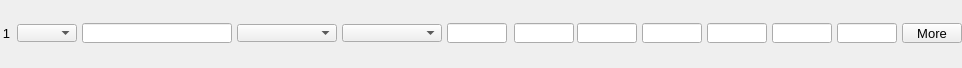
    <widget class="PyDMFrame" name="composite">
      <property name="geometry">
        <rect>
          <x>8</x>
          <y>86</y>
          <width>962</width>
          <height>68</height>
        </rect>
      </property>
      <widget class="PyDMEnumComboBox" name="menu">
        <property name="geometry">
          <rect>
            <x>17</x>
            <y>24</y>
            <width>60</width>
            <height>18</height>
          </rect>
        </property>
        <property name="toolTip">
          <string>${P}${O1}Use</string>
        </property>
        <property name="channel" stdset="0">
          <string>ca://${P}${O1}Use</string>
        </property>
        <property name="font" stdset="0">
          <font>
            <pointsize>10</pointsize>
          </font>
        </property>
        <property name="styleSheet">
          <string notr="true">PyDMEnumComboBox#menu {
  color: rgb(0, 0, 0);
  background-color: rgb(115, 223, 255);
  }</string>
        </property>
      </widget>
      <widget class="PyDMLabel" name="text_update">
        <property name="geometry">
          <rect>
            <x>17</x>
            <y>0</y>
            <width>60</width>
            <height>18</height>
          </rect>
        </property>
        <property name="toolTip">
          <string>PV: ${P}${O1}Use_RBV</string>
        </property>
        <property name="channel" stdset="0">
          <string>ca://${P}${O1}Use_RBV</string>
        </property>
        <property name="font" stdset="0">
          <font>
            <pointsize>10</pointsize>
          </font>
        </property>
        <property name="alignment">
          <set>Qt::AlignCenter</set>
        </property>
        <property name="textInteractionFlags">
          <set>Qt::TextSelectableByKeyboard|Qt::TextSelectableByMouse</set>
        </property>
        <property name="styleSheet">
          <string notr="true">PyDMLabel#text_update {
  color: rgb(10, 0, 184);
  background-color: rgb(70, 70, 70);
  }</string>
        </property>
      </widget>
      <widget class="PyDMLineEdit" name="text_entry">
        <property name="geometry">
          <rect>
            <x>82</x>
            <y>23</y>
            <width>150</width>
            <height>20</height>
          </rect>
        </property>
        <property name="channel" stdset="0">
          <string>ca://${P}${O1}Name</string>
        </property>
        <property name="toolTip">
          <string>${P}${O1}Name</string>
        </property>
        <property name="font" stdset="0">
          <font>
            <pointsize>10</pointsize>
          </font>
        </property>
        <property name="styleSheet">
          <string notr="true">PyDMLineEdit#text_entry {
  color: rgb(0, 0, 0);
  background-color: rgb(115, 223, 255);
  border: 1px solid black;
  margin: 0px;
  padding: 0px;
  spacing: 0px;
  }</string>
        </property>
      </widget>
      <widget class="PyDMLabel" name="text_update_1">
        <property name="geometry">
          <rect>
            <x>82</x>
            <y>0</y>
            <width>150</width>
            <height>18</height>
          </rect>
        </property>
        <property name="toolTip">
          <string>PV: ${P}${O1}Name_RBV</string>
        </property>
        <property name="channel" stdset="0">
          <string>ca://${P}${O1}Name_RBV</string>
        </property>
        <property name="font" stdset="0">
          <font>
            <pointsize>10</pointsize>
          </font>
        </property>
        <property name="alignment">
          <set>Qt::AlignCenter</set>
        </property>
        <property name="textInteractionFlags">
          <set>Qt::TextSelectableByKeyboard|Qt::TextSelectableByMouse</set>
        </property>
        <property name="styleSheet">
          <string notr="true">PyDMLabel#text_update_1 {
  color: rgb(10, 0, 184);
  background-color: rgb(187, 187, 187);
  }</string>
        </property>
      </widget>
      <widget class="PyDMEnumComboBox" name="menu_1">
        <property name="geometry">
          <rect>
            <x>237</x>
            <y>24</y>
            <width>100</width>
            <height>18</height>
          </rect>
        </property>
        <property name="toolTip">
          <string>${P}${O1}Shape</string>
        </property>
        <property name="channel" stdset="0">
          <string>ca://${P}${O1}Shape</string>
        </property>
        <property name="font" stdset="0">
          <font>
            <pointsize>10</pointsize>
          </font>
        </property>
        <property name="styleSheet">
          <string notr="true">PyDMEnumComboBox#menu_1 {
  color: rgb(0, 0, 0);
  background-color: rgb(115, 223, 255);
  }</string>
        </property>
      </widget>
      <widget class="PyDMLabel" name="text_update_2">
        <property name="geometry">
          <rect>
            <x>237</x>
            <y>0</y>
            <width>100</width>
            <height>18</height>
          </rect>
        </property>
        <property name="toolTip">
          <string>PV: ${P}${O1}Shape_RBV</string>
        </property>
        <property name="channel" stdset="0">
          <string>ca://${P}${O1}Shape_RBV</string>
        </property>
        <property name="font" stdset="0">
          <font>
            <pointsize>10</pointsize>
          </font>
        </property>
        <property name="alignment">
          <set>Qt::AlignCenter</set>
        </property>
        <property name="textInteractionFlags">
          <set>Qt::TextSelectableByKeyboard|Qt::TextSelectableByMouse</set>
        </property>
        <property name="styleSheet">
          <string notr="true">PyDMLabel#text_update_2 {
  color: rgb(10, 0, 184);
  background-color: rgb(187, 187, 187);
  }</string>
        </property>
      </widget>
      <widget class="PyDMEnumComboBox" name="menu_2">
        <property name="geometry">
          <rect>
            <x>342</x>
            <y>24</y>
            <width>100</width>
            <height>18</height>
          </rect>
        </property>
        <property name="toolTip">
          <string>${P}${O1}DrawMode</string>
        </property>
        <property name="channel" stdset="0">
          <string>ca://${P}${O1}DrawMode</string>
        </property>
        <property name="font" stdset="0">
          <font>
            <pointsize>10</pointsize>
          </font>
        </property>
        <property name="styleSheet">
          <string notr="true">PyDMEnumComboBox#menu_2 {
  color: rgb(0, 0, 0);
  background-color: rgb(115, 223, 255);
  }</string>
        </property>
      </widget>
      <widget class="PyDMLabel" name="text_update_3">
        <property name="geometry">
          <rect>
            <x>342</x>
            <y>0</y>
            <width>100</width>
            <height>18</height>
          </rect>
        </property>
        <property name="toolTip">
          <string>PV: ${P}${O1}DrawMode_RBV</string>
        </property>
        <property name="channel" stdset="0">
          <string>ca://${P}${O1}DrawMode_RBV</string>
        </property>
        <property name="font" stdset="0">
          <font>
            <pointsize>10</pointsize>
          </font>
        </property>
        <property name="alignment">
          <set>Qt::AlignCenter</set>
        </property>
        <property name="textInteractionFlags">
          <set>Qt::TextSelectableByKeyboard|Qt::TextSelectableByMouse</set>
        </property>
        <property name="styleSheet">
          <string notr="true">PyDMLabel#text_update_3 {
  color: rgb(10, 0, 184);
  background-color: rgb(187, 187, 187);
  }</string>
        </property>
      </widget>
      <widget class="PyDMLineEdit" name="text_entry_1">
        <property name="geometry">
          <rect>
            <x>514</x>
            <y>23</y>
            <width>60</width>
            <height>20</height>
          </rect>
        </property>
        <property name="channel" stdset="0">
          <string>ca://${P}${O1}Green</string>
        </property>
        <property name="toolTip">
          <string>${P}${O1}Green</string>
        </property>
        <property name="font" stdset="0">
          <font>
            <pointsize>10</pointsize>
          </font>
        </property>
        <property name="styleSheet">
          <string notr="true">PyDMLineEdit#text_entry_1 {
  color: rgb(0, 0, 0);
  background-color: rgb(115, 223, 255);
  border: 1px solid black;
  margin: 0px;
  padding: 0px;
  spacing: 0px;
  }</string>
        </property>
      </widget>
      <widget class="PyDMLabel" name="text_update_4">
        <property name="geometry">
          <rect>
            <x>514</x>
            <y>0</y>
            <width>60</width>
            <height>18</height>
          </rect>
        </property>
        <property name="toolTip">
          <string>PV: ${P}${O1}Green_RBV</string>
        </property>
        <property name="channel" stdset="0">
          <string>ca://${P}${O1}Green_RBV</string>
        </property>
        <property name="font" stdset="0">
          <font>
            <pointsize>10</pointsize>
          </font>
        </property>
        <property name="alignment">
          <set>Qt::AlignCenter</set>
        </property>
        <property name="textInteractionFlags">
          <set>Qt::TextSelectableByKeyboard|Qt::TextSelectableByMouse</set>
        </property>
        <property name="styleSheet">
          <string notr="true">PyDMLabel#text_update_4 {
  color: rgb(10, 0, 184);
  background-color: rgb(187, 187, 187);
  }</string>
        </property>
      </widget>
      <widget class="PyDMLineEdit" name="text_entry_2">
        <property name="geometry">
          <rect>
            <x>577</x>
            <y>23</y>
            <width>60</width>
            <height>20</height>
          </rect>
        </property>
        <property name="channel" stdset="0">
          <string>ca://${P}${O1}Blue</string>
        </property>
        <property name="toolTip">
          <string>${P}${O1}Blue</string>
        </property>
        <property name="font" stdset="0">
          <font>
            <pointsize>10</pointsize>
          </font>
        </property>
        <property name="styleSheet">
          <string notr="true">PyDMLineEdit#text_entry_2 {
  color: rgb(0, 0, 0);
  background-color: rgb(115, 223, 255);
  border: 1px solid black;
  margin: 0px;
  padding: 0px;
  spacing: 0px;
  }</string>
        </property>
      </widget>
      <widget class="PyDMLabel" name="text_update_5">
        <property name="geometry">
          <rect>
            <x>577</x>
            <y>0</y>
            <width>60</width>
            <height>18</height>
          </rect>
        </property>
        <property name="toolTip">
          <string>PV: ${P}${O1}Blue_RBV</string>
        </property>
        <property name="channel" stdset="0">
          <string>ca://${P}${O1}Blue_RBV</string>
        </property>
        <property name="font" stdset="0">
          <font>
            <pointsize>10</pointsize>
          </font>
        </property>
        <property name="alignment">
          <set>Qt::AlignCenter</set>
        </property>
        <property name="textInteractionFlags">
          <set>Qt::TextSelectableByKeyboard|Qt::TextSelectableByMouse</set>
        </property>
        <property name="styleSheet">
          <string notr="true">PyDMLabel#text_update_5 {
  color: rgb(10, 0, 184);
  background-color: rgb(187, 187, 187);
  }</string>
        </property>
      </widget>
      <widget class="PyDMSlider" name="valuator">
        <property name="geometry">
          <rect>
            <x>642</x>
            <y>48</y>
            <width>60</width>
            <height>20</height>
          </rect>
        </property>
        <property name="channel" stdset="0">
          <string>ca://${P}${O1}PositionX</string>
        </property>
        <property name="toolTip">
          <string>${P}${O1}PositionX</string>
        </property>
        <property name="orientation" stdset="0">
          <string>Qt::Horizontal</string>
        </property>
        <property name="showLimitLabels" stdset="0">
          <bool>true</bool>
        </property>
        <property name="showValueLabel" stdset="0">
          <bool>false</bool>
        </property>
        <property name="showUnits" stdset="0">
          <bool>false</bool>
        </property>
        <property name="tickPosition" stdset="0">
          <enum>QSlider::NoTicks</enum>
        </property>
        <property name="precision" stdset="0">
          <number>1</number>
        </property>
        <property name="styleSheet">
          <string notr="true">PyDMSlider#valuator {
  color: rgb(0, 0, 0);
  background-color: rgb(115, 223, 255);
  }</string>
        </property>
      </widget>
      <widget class="PyDMLineEdit" name="text_entry_3">
        <property name="geometry">
          <rect>
            <x>642</x>
            <y>23</y>
            <width>60</width>
            <height>20</height>
          </rect>
        </property>
        <property name="channel" stdset="0">
          <string>ca://${P}${O1}PositionX</string>
        </property>
        <property name="toolTip">
          <string>${P}${O1}PositionX</string>
        </property>
        <property name="font" stdset="0">
          <font>
            <pointsize>10</pointsize>
          </font>
        </property>
        <property name="styleSheet">
          <string notr="true">PyDMLineEdit#text_entry_3 {
  color: rgb(0, 0, 0);
  background-color: rgb(115, 223, 255);
  border: 1px solid black;
  margin: 0px;
  padding: 0px;
  spacing: 0px;
  }</string>
        </property>
      </widget>
      <widget class="PyDMLabel" name="text_update_6">
        <property name="geometry">
          <rect>
            <x>642</x>
            <y>0</y>
            <width>60</width>
            <height>18</height>
          </rect>
        </property>
        <property name="toolTip">
          <string>PV: ${P}${O1}PositionX_RBV</string>
        </property>
        <property name="channel" stdset="0">
          <string>ca://${P}${O1}PositionX_RBV</string>
        </property>
        <property name="font" stdset="0">
          <font>
            <pointsize>10</pointsize>
          </font>
        </property>
        <property name="alignment">
          <set>Qt::AlignCenter</set>
        </property>
        <property name="textInteractionFlags">
          <set>Qt::TextSelectableByKeyboard|Qt::TextSelectableByMouse</set>
        </property>
        <property name="styleSheet">
          <string notr="true">PyDMLabel#text_update_6 {
  color: rgb(10, 0, 184);
  background-color: rgb(187, 187, 187);
  }</string>
        </property>
      </widget>
      <widget class="PyDMSlider" name="valuator_1">
        <property name="geometry">
          <rect>
            <x>707</x>
            <y>48</y>
            <width>60</width>
            <height>20</height>
          </rect>
        </property>
        <property name="channel" stdset="0">
          <string>ca://${P}${O1}SizeX</string>
        </property>
        <property name="toolTip">
          <string>${P}${O1}SizeX</string>
        </property>
        <property name="orientation" stdset="0">
          <string>Qt::Horizontal</string>
        </property>
        <property name="showLimitLabels" stdset="0">
          <bool>true</bool>
        </property>
        <property name="showValueLabel" stdset="0">
          <bool>false</bool>
        </property>
        <property name="showUnits" stdset="0">
          <bool>false</bool>
        </property>
        <property name="tickPosition" stdset="0">
          <enum>QSlider::NoTicks</enum>
        </property>
        <property name="precision" stdset="0">
          <number>1</number>
        </property>
        <property name="styleSheet">
          <string notr="true">PyDMSlider#valuator_1 {
  color: rgb(0, 0, 0);
  background-color: rgb(115, 223, 255);
  }</string>
        </property>
      </widget>
      <widget class="PyDMLineEdit" name="text_entry_4">
        <property name="geometry">
          <rect>
            <x>707</x>
            <y>23</y>
            <width>60</width>
            <height>20</height>
          </rect>
        </property>
        <property name="channel" stdset="0">
          <string>ca://${P}${O1}SizeX</string>
        </property>
        <property name="toolTip">
          <string>${P}${O1}SizeX</string>
        </property>
        <property name="font" stdset="0">
          <font>
            <pointsize>10</pointsize>
          </font>
        </property>
        <property name="styleSheet">
          <string notr="true">PyDMLineEdit#text_entry_4 {
  color: rgb(0, 0, 0);
  background-color: rgb(115, 223, 255);
  border: 1px solid black;
  margin: 0px;
  padding: 0px;
  spacing: 0px;
  }</string>
        </property>
      </widget>
      <widget class="PyDMLabel" name="text_update_7">
        <property name="geometry">
          <rect>
            <x>707</x>
            <y>0</y>
            <width>60</width>
            <height>18</height>
          </rect>
        </property>
        <property name="toolTip">
          <string>PV: ${P}${O1}SizeX_RBV</string>
        </property>
        <property name="channel" stdset="0">
          <string>ca://${P}${O1}SizeX_RBV</string>
        </property>
        <property name="font" stdset="0">
          <font>
            <pointsize>10</pointsize>
          </font>
        </property>
        <property name="alignment">
          <set>Qt::AlignCenter</set>
        </property>
        <property name="textInteractionFlags">
          <set>Qt::TextSelectableByKeyboard|Qt::TextSelectableByMouse</set>
        </property>
        <property name="styleSheet">
          <string notr="true">PyDMLabel#text_update_7 {
  color: rgb(10, 0, 184);
  background-color: rgb(187, 187, 187);
  }</string>
        </property>
      </widget>
      <widget class="PyDMSlider" name="valuator_2">
        <property name="geometry">
          <rect>
            <x>772</x>
            <y>48</y>
            <width>60</width>
            <height>20</height>
          </rect>
        </property>
        <property name="channel" stdset="0">
          <string>ca://${P}${O1}PositionY</string>
        </property>
        <property name="toolTip">
          <string>${P}${O1}PositionY</string>
        </property>
        <property name="orientation" stdset="0">
          <string>Qt::Horizontal</string>
        </property>
        <property name="showLimitLabels" stdset="0">
          <bool>true</bool>
        </property>
        <property name="showValueLabel" stdset="0">
          <bool>false</bool>
        </property>
        <property name="showUnits" stdset="0">
          <bool>false</bool>
        </property>
        <property name="tickPosition" stdset="0">
          <enum>QSlider::NoTicks</enum>
        </property>
        <property name="precision" stdset="0">
          <number>1</number>
        </property>
        <property name="styleSheet">
          <string notr="true">PyDMSlider#valuator_2 {
  color: rgb(0, 0, 0);
  background-color: rgb(115, 223, 255);
  }</string>
        </property>
      </widget>
      <widget class="PyDMLineEdit" name="text_entry_5">
        <property name="geometry">
          <rect>
            <x>772</x>
            <y>23</y>
            <width>60</width>
            <height>20</height>
          </rect>
        </property>
        <property name="channel" stdset="0">
          <string>ca://${P}${O1}PositionY</string>
        </property>
        <property name="toolTip">
          <string>${P}${O1}PositionY</string>
        </property>
        <property name="font" stdset="0">
          <font>
            <pointsize>10</pointsize>
          </font>
        </property>
        <property name="styleSheet">
          <string notr="true">PyDMLineEdit#text_entry_5 {
  color: rgb(0, 0, 0);
  background-color: rgb(115, 223, 255);
  border: 1px solid black;
  margin: 0px;
  padding: 0px;
  spacing: 0px;
  }</string>
        </property>
      </widget>
      <widget class="PyDMLabel" name="text_update_8">
        <property name="geometry">
          <rect>
            <x>772</x>
            <y>0</y>
            <width>60</width>
            <height>18</height>
          </rect>
        </property>
        <property name="toolTip">
          <string>PV: ${P}${O1}PositionY_RBV</string>
        </property>
        <property name="channel" stdset="0">
          <string>ca://${P}${O1}PositionY_RBV</string>
        </property>
        <property name="font" stdset="0">
          <font>
            <pointsize>10</pointsize>
          </font>
        </property>
        <property name="alignment">
          <set>Qt::AlignCenter</set>
        </property>
        <property name="textInteractionFlags">
          <set>Qt::TextSelectableByKeyboard|Qt::TextSelectableByMouse</set>
        </property>
        <property name="styleSheet">
          <string notr="true">PyDMLabel#text_update_8 {
  color: rgb(10, 0, 184);
  background-color: rgb(187, 187, 187);
  }</string>
        </property>
      </widget>
      <widget class="PyDMSlider" name="valuator_3">
        <property name="geometry">
          <rect>
            <x>837</x>
            <y>48</y>
            <width>60</width>
            <height>20</height>
          </rect>
        </property>
        <property name="channel" stdset="0">
          <string>ca://${P}${O1}SizeY</string>
        </property>
        <property name="toolTip">
          <string>${P}${O1}SizeY</string>
        </property>
        <property name="orientation" stdset="0">
          <string>Qt::Horizontal</string>
        </property>
        <property name="showLimitLabels" stdset="0">
          <bool>true</bool>
        </property>
        <property name="showValueLabel" stdset="0">
          <bool>false</bool>
        </property>
        <property name="showUnits" stdset="0">
          <bool>false</bool>
        </property>
        <property name="tickPosition" stdset="0">
          <enum>QSlider::NoTicks</enum>
        </property>
        <property name="precision" stdset="0">
          <number>1</number>
        </property>
        <property name="styleSheet">
          <string notr="true">PyDMSlider#valuator_3 {
  color: rgb(0, 0, 0);
  background-color: rgb(115, 223, 255);
  }</string>
        </property>
      </widget>
      <widget class="PyDMLineEdit" name="text_entry_6">
        <property name="geometry">
          <rect>
            <x>837</x>
            <y>23</y>
            <width>60</width>
            <height>20</height>
          </rect>
        </property>
        <property name="channel" stdset="0">
          <string>ca://${P}${O1}SizeY</string>
        </property>
        <property name="toolTip">
          <string>${P}${O1}SizeY</string>
        </property>
        <property name="font" stdset="0">
          <font>
            <pointsize>10</pointsize>
          </font>
        </property>
        <property name="styleSheet">
          <string notr="true">PyDMLineEdit#text_entry_6 {
  color: rgb(0, 0, 0);
  background-color: rgb(115, 223, 255);
  border: 1px solid black;
  margin: 0px;
  padding: 0px;
  spacing: 0px;
  }</string>
        </property>
      </widget>
      <widget class="PyDMLabel" name="text_update_9">
        <property name="geometry">
          <rect>
            <x>837</x>
            <y>0</y>
            <width>60</width>
            <height>18</height>
          </rect>
        </property>
        <property name="toolTip">
          <string>PV: ${P}${O1}SizeY_RBV</string>
        </property>
        <property name="channel" stdset="0">
          <string>ca://${P}${O1}SizeY_RBV</string>
        </property>
        <property name="font" stdset="0">
          <font>
            <pointsize>10</pointsize>
          </font>
        </property>
        <property name="alignment">
          <set>Qt::AlignCenter</set>
        </property>
        <property name="textInteractionFlags">
          <set>Qt::TextSelectableByKeyboard|Qt::TextSelectableByMouse</set>
        </property>
        <property name="styleSheet">
          <string notr="true">PyDMLabel#text_update_9 {
  color: rgb(10, 0, 184);
  background-color: rgb(187, 187, 187);
  }</string>
        </property>
      </widget>
      <widget class="PyDMLineEdit" name="text_entry_7">
        <property name="geometry">
          <rect>
            <x>447</x>
            <y>23</y>
            <width>60</width>
            <height>20</height>
          </rect>
        </property>
        <property name="channel" stdset="0">
          <string>ca://${P}${O1}Red</string>
        </property>
        <property name="toolTip">
          <string>${P}${O1}Red</string>
        </property>
        <property name="font" stdset="0">
          <font>
            <pointsize>10</pointsize>
          </font>
        </property>
        <property name="styleSheet">
          <string notr="true">PyDMLineEdit#text_entry_7 {
  color: rgb(0, 0, 0);
  background-color: rgb(115, 223, 255);
  border: 1px solid black;
  margin: 0px;
  padding: 0px;
  spacing: 0px;
  }</string>
        </property>
      </widget>
      <widget class="PyDMLabel" name="text_update_10">
        <property name="geometry">
          <rect>
            <x>447</x>
            <y>0</y>
            <width>60</width>
            <height>18</height>
          </rect>
        </property>
        <property name="toolTip">
          <string>PV: ${P}${O1}Red_RBV</string>
        </property>
        <property name="channel" stdset="0">
          <string>ca://${P}${O1}Red_RBV</string>
        </property>
        <property name="font" stdset="0">
          <font>
            <pointsize>10</pointsize>
          </font>
        </property>
        <property name="alignment">
          <set>Qt::AlignCenter</set>
        </property>
        <property name="textInteractionFlags">
          <set>Qt::TextSelectableByKeyboard|Qt::TextSelectableByMouse</set>
        </property>
        <property name="styleSheet">
          <string notr="true">PyDMLabel#text_update_10 {
  color: rgb(10, 0, 184);
  background-color: rgb(187, 187, 187);
  }</string>
        </property>
      </widget>
      <widget class="QLabel" name="text_15">
        <property name="geometry">
          <rect>
            <x>0</x>
            <y>23</y>
            <width>10</width>
            <height>20</height>
          </rect>
        </property>
        <property name="text">
          <string>1</string>
        </property>
        <property name="font" stdset="0">
          <font>
            <pointsize>10</pointsize>
          </font>
        </property>
        <property name="brush" stdset="0">
          <brush brushstyle="SolidPattern">
            <color alpha="255">
              <red>0</red>
              <green>0</green>
              <blue>0</blue>
            </color>
          </brush>
        </property>
        <property name="toolTip">
          <string>text_15</string>
        </property>
        <property name="alignment">
          <set>Qt::AlignRight|Qt::AlignTrailing|Qt::AlignVCenter</set>
        </property>
        <property name="styleSheet">
          <string notr="true">QLabel#text_15 {
  color: rgb(0, 0, 0);
  }</string>
        </property>
      </widget>
      <widget class="PyDMRelatedDisplayButton" name="related_display">
        <property name="geometry">
          <rect>
            <x>902</x>
            <y>23</y>
            <width>60</width>
            <height>20</height>
          </rect>
        </property>
        <property name="toolTip">
          <string>More</string>
        </property>
        <property name="text">
          <string>More</string>
        </property>
        <property name="showIcon" stdset="0">
          <bool>true</bool>
        </property>
        <property name="font" stdset="0">
          <font>
            <pointsize>10</pointsize>
          </font>
        </property>
        <property name="styleSheet">
          <string notr="true">PyDMRelatedDisplayButton#related_display {
  color: rgb(0, 0, 0);
  background-color: rgb(115, 223, 255);
  }</string>
        </property>
        <property name="titles" stdset="0">
          <stringlist>
            <string>Full Overlay</string>
          </stringlist>
        </property>
        <property name="filenames" stdset="0">
          <stringlist>
            <string>OverlayN_V24.ui</string>
          </stringlist>
        </property>
        <property name="macros" stdset="0">
          <stringlist>
            <string>P=${P}, R=${O1}</string>
          </stringlist>
        </property>
        <property name="openInNewWindow" stdset="0">
          <bool>true</bool>
        </property>
      </widget>
    </widget>
